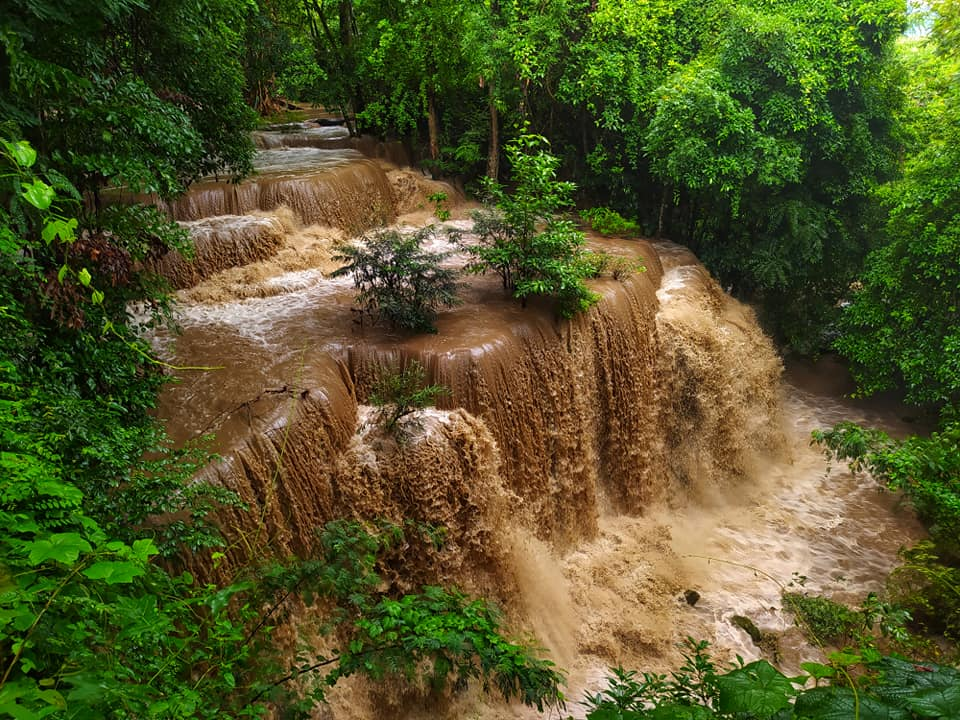
#> input picture detectcolorriver/img/pic_1.jpg, 960 x 720 px, found by its file name
$ python testcode.py
#> lines starting #> are read from the running program, lines starting #| are printed output that depends on the picture; after the words box and inside, x2 and y2 are one past the last pixel; in counts of white or black regions, pixels touching at a corner belong together
import cv2
import numpy as np

# Load image from file
image_path = 'detectcolorriver/img/pic_1.jpg'
frame = cv2.imread(image_path)
#> frame is the input picture: shape (720, 960, 3); mean B, G, R 41.1, 84.8, 82.6
frame = cv2.resize(frame, (640, 480))
#> frame: shape (480, 640, 3)

if frame is None:
    print("Error: Unable to load the image.")
    exit(1)

def get_water_level(color_bgr):
    color_ranges = [
        {
            "level": "Level 1: Light Yellow",
            "min": np.array([220, 220, 170]),
            "max": np.array([255, 255, 210])
        },
        {
            "level": "Level 2: Dark Yellow",
            "min": np.array([180, 180, 90]),
            "max": np.array([230, 230, 150])
        },
        {
            "level": "Level 3: Yellowish Brown",
            "min": np.array([130, 100, 50]),
            "max": np.array([180, 150, 100])
        },
        {
            "level": "Level 4: Dark Brown",
            "min": np.array([80, 50, 20]),
            "max": np.array([130, 100, 60])
        },
        {
            "level": "Level 5: Almost Black Brown",
            "min": np.array([30, 20, 0]),
            "max": np.array([80, 50, 30])
        }
    ]
    for color_range in color_ranges:
        if np.all(color_bgr >= color_range["min"]) and np.all(color_bgr <= color_range["max"]):
            return color_range["level"]
    return "Unknown Level"

frame_height, frame_width = frame.shape[:2]
#> frame_height = 480; frame_width = 640
box_size = 10  # Half of box width
grid_size = 3
spacing = 2 * box_size + 5

start_x = frame_width // 2 - spacing
#> start_x = 295
start_y = frame_height // 2 - spacing
#> start_y = 215

results = []  # Store results of each box

for row in range(grid_size):
    for col in range(grid_size):
        cx = start_x + col * spacing
        cy = start_y + row * spacing
        x1, y1 = max(0, cx - box_size), max(0, cy - box_size)
        x2, y2 = min(frame_width, cx + box_size), min(frame_height, cy + box_size)

        roi = frame[y1:y2, x1:x2]
        avg_color = np.mean(roi, axis=(0, 1)).astype(np.uint8)
        level = get_water_level(avg_color)

        # Draw the box
        cv2.rectangle(frame, (x1, y1), (x2, y2), (0, 255, 0), 1)

        # Add to result list
        results.append(f"({row},{col}): {level}")
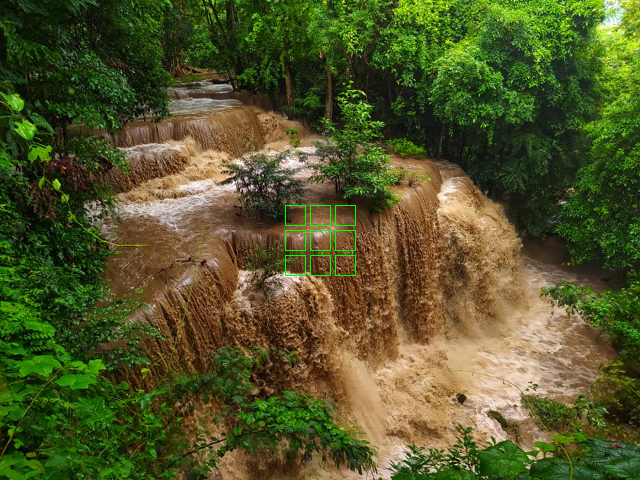
#> frame: shape (480, 640, 3); mean B, G, R 40.9, 85.2, 82.2
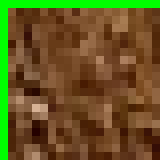
#> roi: shape (20, 20, 3) (shown 8 times larger); mean B, G, R 33.4, 87.3, 100.5
#> after the loop, results = ['(0,0): Unknown Level', '(0,1): Unknown Level', '(0,2): Unknown Level', '(1,0): Unknown Level', '(1,1): Unknown Level', '(1,2): Unknown Level', '(2,0): Unknown Level', '(2,1): Unknown Level', '(2,2): Unknown Level']

# Display all levels at top-left corner
start_text_y = 20
for i, text in enumerate(results):
    cv2.putText(frame, text, (10, start_text_y + i * 20), cv2.FONT_HERSHEY_SIMPLEX, 0.5, (0, 255, 255), 1)
#> this loop made 9 passes
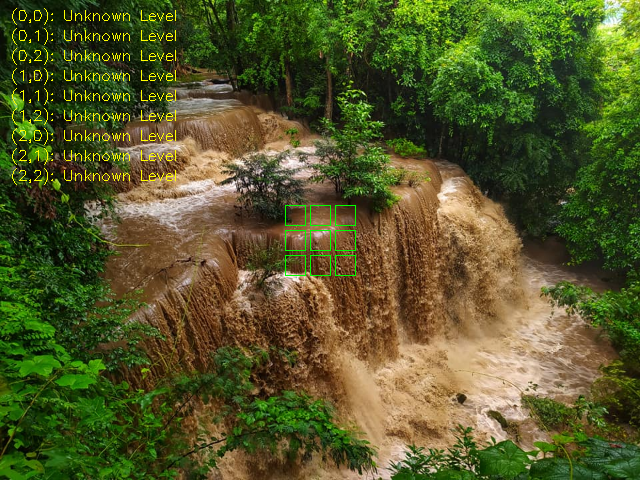
#> frame: shape (480, 640, 3); 0.95% of pixels changed, all inside (x1, y1, x2, y2) = (12, 8, 176, 185)

cv2.imshow("3x3 Grid Water Levels", frame)
cv2.waitKey(0)
cv2.destroyAllWindows()

$ run again, with detectcolorriver/img/pic_2.jpg copied over detectcolorriver/img/pic_1.jpg
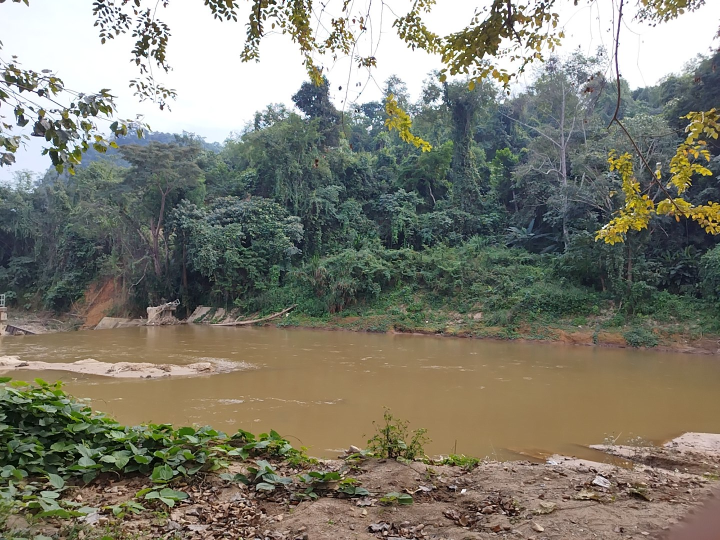
#> input picture detectcolorriver/img/pic_2.jpg, 1440 x 1080 px, found by its file name (shown at 1/2 size)
#> frame is the input picture: shape (1080, 1440, 3); mean B, G, R 112.8, 126, 127.7
#> after the loop `for row in range(grid_size):`:
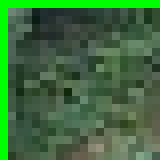
#> roi: shape (20, 20, 3) (shown 8 times larger); mean B, G, R 61.4, 106.9, 62.1
#> after the loop `for row in range(grid_size):`: results = ['(0,0): Unknown Level', '(0,1): Unknown Level', '(0,2): Unknown Level', '(1,0): Unknown Level', '(1,1): Unknown Level', '(1,2): Unknown Level', '(2,0): Unknown Level', '(2,1): Unknown Level', '(2,2): Unknown Level']
#> the loop `for i, text in enumerate(results):` made 9 passes
#> after the loop `for i, text in enumerate(results):`:
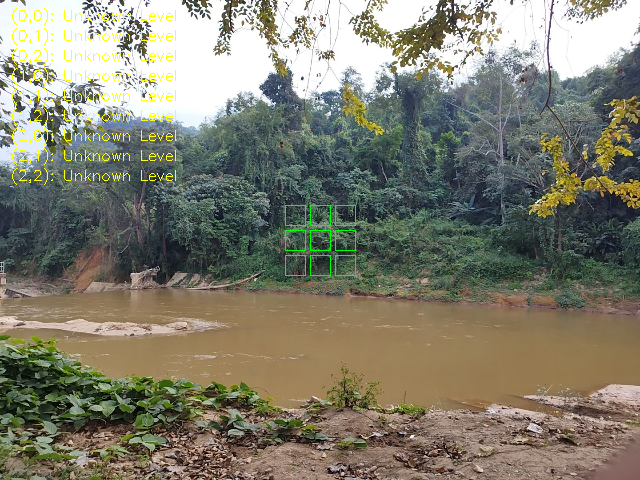
#> frame: shape (480, 640, 3); mean B, G, R 110.8, 127, 128.2
